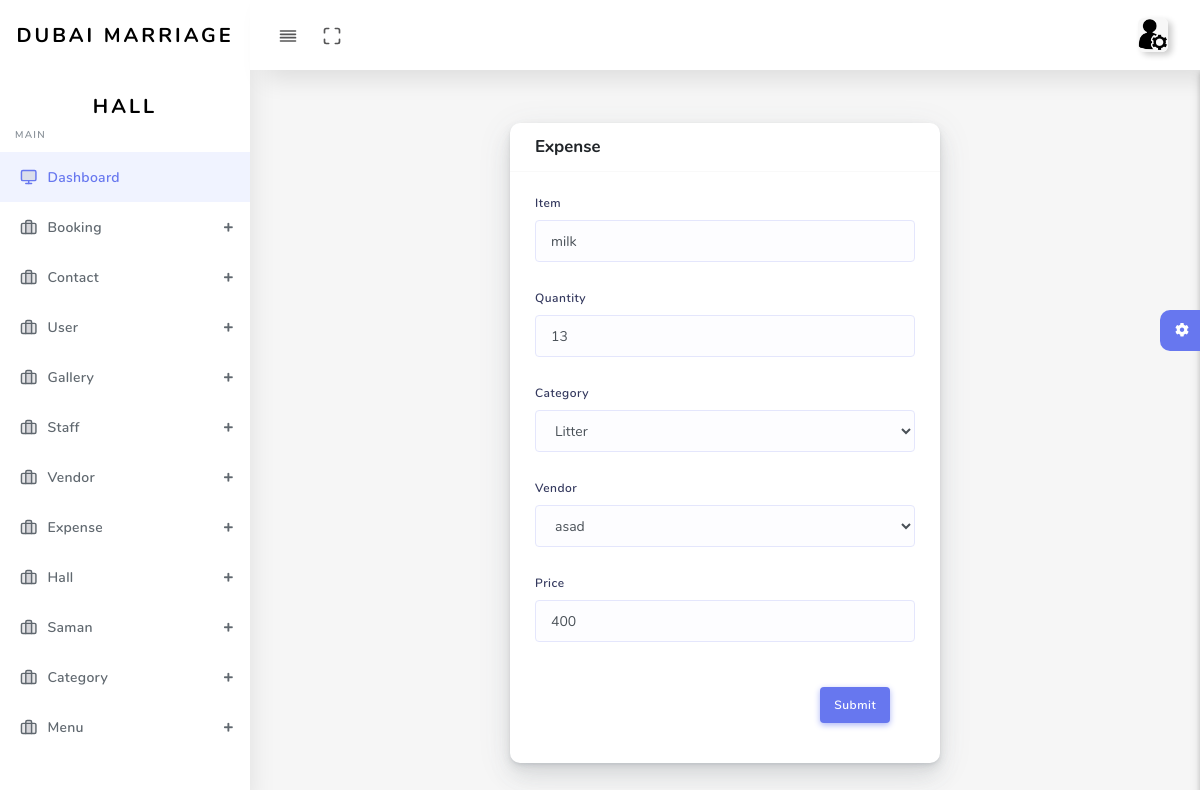
Screenshot of /user/admin/expense_update.php?uid=6 (signed in) with the database file from the repository.
### tables this page shows
CREATE TABLE `expanse` (
  `eid` int(255) NOT NULL,
  `item` varchar(255) NOT NULL,
  `quantity` int(255) NOT NULL,
  `category` text NOT NULL,
  `vender` varchar(255) NOT NULL,
  `price` varchar(255) NOT NULL,
  `date` varchar(255) NOT NULL
);

CREATE TABLE `vendor` (
  `vid` int(255) NOT NULL,
  `name` varchar(255) NOT NULL,
  `number` varchar(255) NOT NULL,
  `email` varchar(255) NOT NULL,
  `date` varchar(255) NOT NULL
);

### user/admin/expense_update.php (the view, shortened to what this page needs)
<?php
include('include/header.php');
$uid = mysqli_real_escape_string($conn, $_GET['uid']);
?>
  <div id="app">
    <div class="main-wrapper main-wrapper-1">
      <div class="navbar-bg"></div>
      <?php
include('include/nav.php');
include('include/aside.php');
?>
      <div class="main-content">
        <section class="section">
          <div class="section-body">
          <?php
      $sql = "SELECT * FROM expanse WHERE `eid`='$uid'";
            $run = mysqli_query($conn, $sql);
            while ($row = mysqli_fetch_array($run)) {
            ?>
            <div class="row">
            <div class=" col-md-3 col-lg-3">
            </div>
              <div class="col-12 col-md-6 col-lg-6">
                <div class="card">
                <form method="post" enctype="multipart/form-data">
                    <div class="card-header">
                      <h4>Expense</h4>
                    </div>
                    <div class="card-body">
                    <div class="form-group">
                        <label>Item</label>
                        <input type="text" class="form-control" name="item" value="<?php echo $row['item']?>" required="" pattern="[A-Za-z ]{3,30}">
                      </div>
                      <div class="form-group">
                        <label>Quantity</label>
                        <input type="text" class="form-control" name="quantity" value="<?php echo $row['quantity']?>" required="">
                      </div>
                      <div class="form-group">
                          <label>Category</label>
                          <select name="category" class="form-control">
                              <option value="litter" <?php echo ($row['category'] == "litter") ? "selected" : ""; ?>>Litter</option>
                          </select>
                      </div>
                      <div class="form-group">
                        <label>Vendor</label>
                    <select name="vendor"  class="form-control">
               <?php
          $s="SELECT * FROM vendor";
          $r=mysqli_query($conn,$s);
          while($fets=mysqli_fetch_array($r)){
              ?>
               <option value="<?php echo $fets['vid'];?>" <?php echo ($row['vender']==$fets['vid'] ? "selected":""); ?>><?php echo $fets['name'];  ?></option>
              <?php
          }
          ?>
        </select>
        </div>
                      <div class="form-group">
                        <label>Price</label>
                        <input type="text" class="form-control" name="price" value="<?php echo $row['price']?>" required="">
                      </div>
                    <div class="card-footer text-right">
                    <input type="submit" name="sub" class="btn btn-primary" value="Submit">
                    </div>
                  </form>
                </div>
              </div>
            </div>
            <?php
            }
        ?>
          </div>
        </section>
        <div class="settingSidebar">
          <a href="javascript:void(0)" class="settingPanelToggle"> <i class="fa fa-spin fa-cog"></i>
          </a>
        </div>
      </div>
    </div>
  </div>
  <?php
include('include/footer.php');
?>

### rows the page displays
expanse: item "milk", quantity "13", category "Litter", vendor "asad", price "400"
